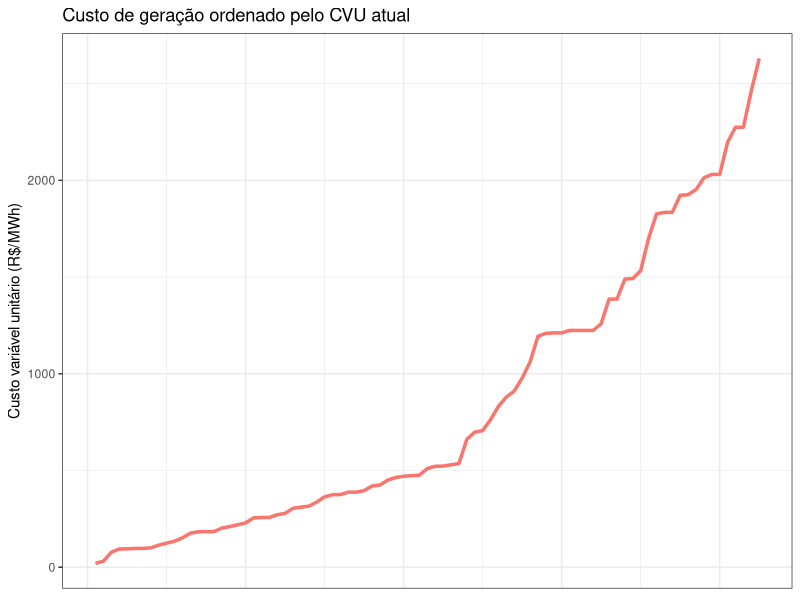
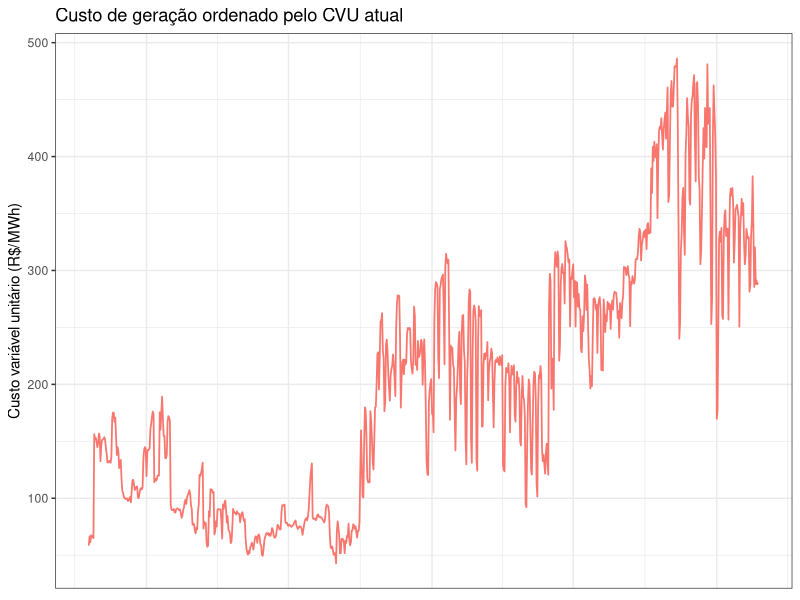
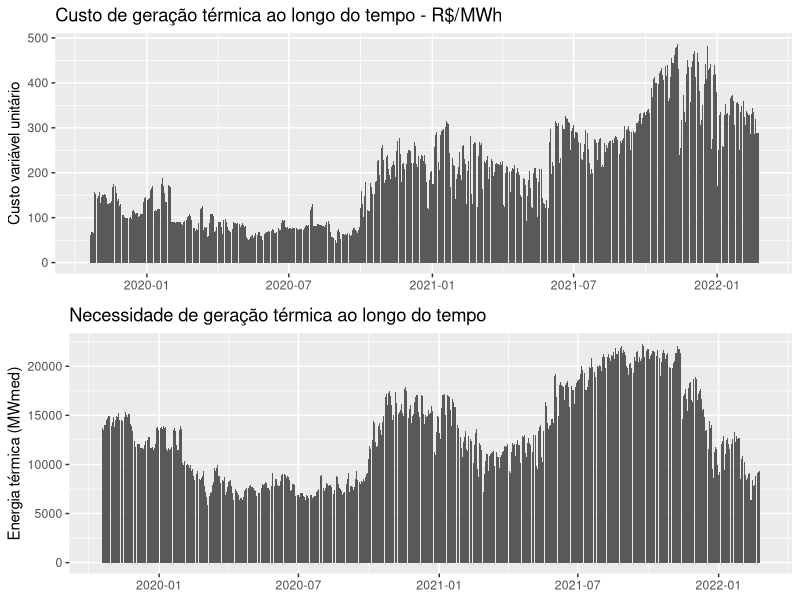
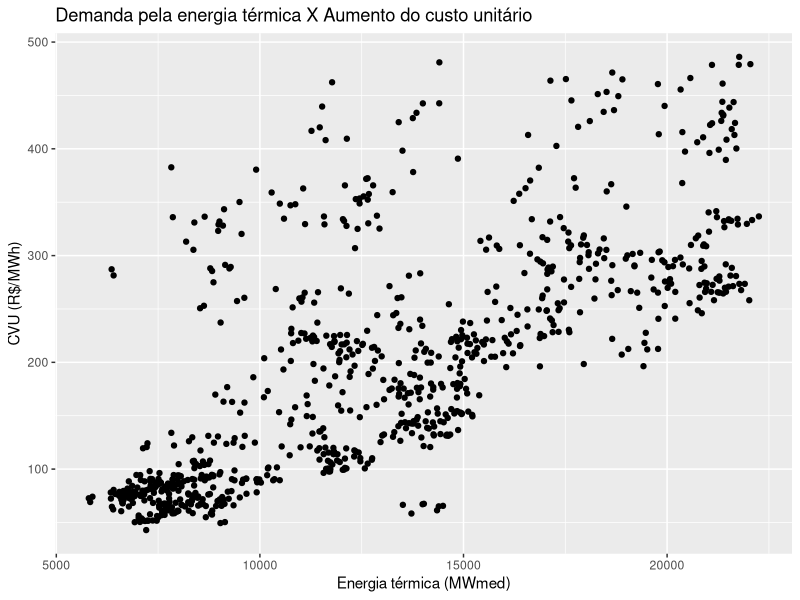

The R source for these figures, in order:
library("tidyverse")
library("dplyr")
library("stringr")
library("ggplot2")
library("grid")
library("gridExtra")

tbl_cvu <- read.csv("./Ger_termica_PMO_limpa.csv", sep=";")


cvu_hoje <- tbl_cvu[,2] %>% na.omit() 
cvu_hoje <- data.frame(sort(cvu_hoje))

cvu_hoje[,2] <- row_number(cvu_hoje)
colnames(cvu_hoje) = c("CVU", "order")

cvu_hoje %>%  
  ggplot( aes(x=order, y=CVU,colour = "CVU")) +
  geom_line(size=1.2) +
  labs(title = "Custo de geração ordenado pelo CVU atual", y = "Custo variável unitário (R$/MWh)", x = "Ordem") +
  theme_bw() + 
  theme(axis.title.x=element_blank(), axis.text.x=element_blank(), axis.ticks.x=element_blank()) +
  theme(legend.position = "none", panel.background = element_rect(fill = "transparent",colour = NA))
  
v_custo_total <- data.frame(read.csv("./custo_diario_total.csv"))

new_name <- data_frame()
for(i in 2:length(colnames(v_custo_total))){
  old_name <- colnames(v_custo_total[i])
  new_name[i-1,1] <- as.Date(paste0(str_sub(old_name, 2,5),
                     "-",str_sub(old_name, 7,8),
                     "-",str_sub(old_name,10,11)))
}

tb_custo <- data.frame(new_name)

for (i in 2:nrow(tb_custo)){
  tb_custo[i-1,2] <- v_custo_total[1,i]
}
colnames(tb_custo) = c("Data", "Custo")

v_geracao_total <- data.frame(read.csv("./geracao_diario_total.csv"))

new_name <- data_frame()
for(i in 2:length(colnames(v_geracao_total))){
  old_name <- colnames(v_geracao_total[i])
  new_name[i-1,1] <- as.Date(paste0(str_sub(old_name, 2,5),
                          "-",str_sub(old_name, 7,8),
                          "-",str_sub(old_name,10,11)))
}

tb_geracao <- data.frame(new_name)
for (i in 2:nrow(tb_geracao)){
  tb_geracao[i-1,2] <- v_geracao_total[1,i]
}
colnames(tb_geracao) = c("Data", "Energia")

tb_grafico_ger <- merge(tb_geracao, tb_custo, by="Data", all=FALSE) 



tb_grafico_ger %>%  
  ggplot( aes(x=Data, y=Custo,colour = "tb_custo")) +
  geom_line(size=0.6) +
  labs(title = "Custo de geração ordenado pelo CVU atual", y = "Custo variável unitário (R$/MWh)", x = "Ordem") +
  theme_bw() + 
  theme(axis.title.x=element_blank(), axis.text.x=element_blank(), axis.ticks.x=element_blank()) +
  theme(legend.position = "none", panel.background = element_rect(fill = "transparent",colour = NA))

p1 <- ggplot(tb_grafico_ger, aes(Data, Custo)) +
  geom_col() +
  labs(y = "Custo variável unitário") +
  ggtitle("Custo de geração térmica ao longo do tempo - R$/MWh") +
  theme(axis.title.x=element_blank())

p2 <- ggplot(tb_grafico_ger, aes(Data, Energia)) +
  geom_col() +
  labs(y = "Energia térmica (MWmed)") +
  ggtitle("Necessidade de geração térmica ao longo do tempo") +
  theme(axis.title.x=element_blank())

grid.arrange(p1, p2, nrow=2, ncol=1)

lmCusto = lm(Custo~Energia, data = tb_grafico_ger)
ggplot(tb_grafico_ger, aes(x=Energia, y=Custo)) + geom_point() +
  labs(y = "CVU (R$/MWh)", x = "Energia térmica (MWmed)") +
  ggtitle("Demanda pela energia térmica X Aumento do custo unitário")
  
  

